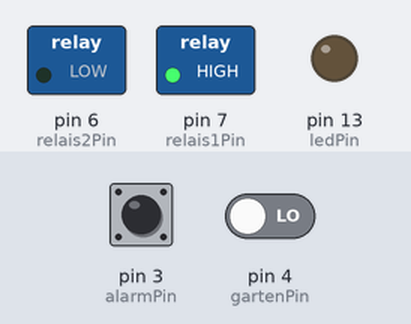
The sketch below on a simulated Arduino Uno, built with avr-gcc and run on an emulated ATmega328P. Parts: switched loads named in the sketch (green lamp = pin HIGH), output pins drawn as LEDs (lit = HIGH). The test bench sets the inputs (shaded band); at power-on: pin 3 (alarmPin) HIGH, pin 4 (gartenPin) LOW. WiFi joins after 1.5 s; servers stay silent unless stated; what the sketch prints to the serial monitor is not drawn.

Above: at 8.1 s.
At 69.6 s:
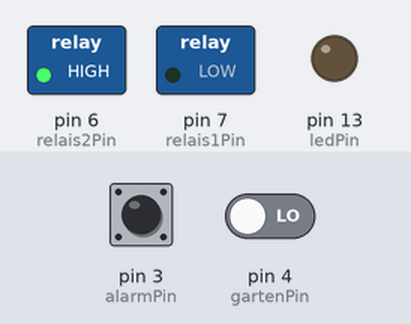
At 70.1 s:
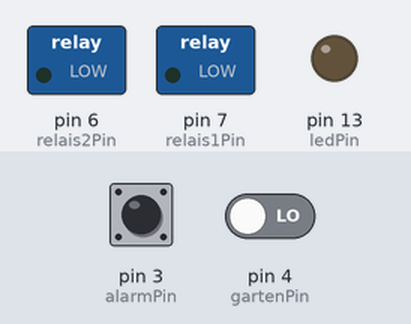
Timing chart, 0 to 71.6 s (numbered marks = the images above):
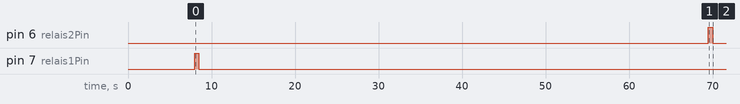

The sketch:

new_growl.pde
```cpp
#include <SPI.h>
#include <Ethernet.h>
#include <NewSoftSerial.h>

byte mac[] =     { 0xDE, 0xAD, 0xBE, 0xEF, 0xFE, 0xED };
byte ip[] =      { 192,168,0,77 };   // local Arduino IP
byte gateway[] = { 192,168,0,1 };    // IP of your gateway
byte subnet[] =  { 255,255,255,0 };   // subnet mask

byte server[] = { 62,80,29,14 }; // buero-berge.com

#define rxPin 3
#define txPin 2

#define alarmPin 3
#define gartenPin 4

const int relais1Pin = 7;
const int relais2Pin = 6;
const int ledPin =  13;      // the number of the LED pin

const int maxtries = 5;    // Anzahl der Versuche zum Webconnect
int tries = 0;


const int Gartendelay = 5;   // Verzögerung bis Gartenlicht angeht
const int Gartenlaenge = 60;   // Dauer die Gartenlicht anbleibt

const int Gartenpause = 60;   // Ruhepause nach Garten
const int Alarmpause = 300;   // Ruhepause nach Alarm


NewSoftSerial mySerial(rxPin, txPin);

// Initialize the Ethernet client library
// with the IP address and port of the server
// that you want to connect to (port 80 is default for HTTP):
Client client(server, 80);


void setup() {

  pinMode(alarmPin, INPUT);
  pinMode(gartenPin, INPUT);

  pinMode(relais1Pin, OUTPUT);      // sets the digital pin as output
  pinMode(relais2Pin, OUTPUT);      // sets the digital pin as output
  pinMode(ledPin, OUTPUT);

  delay(1000);
  mySerial.begin(9600);// set the data rate for the SoftwareSerial port

  // start the Ethernet connection:
  Ethernet.begin(mac, ip, gateway, subnet);
  // start the serial library:
  Serial.begin(9600);
  // give the Ethernet shield a second to initialize:
  delay(1000);

}

void loop()
{

 // --------------------------------------   Alarm   --------------------------------------

 if (digitalRead(alarmPin)==LOW)
    {
  tries = 0;
  do
  {
  Serial.println("connecting...");
  backlightOn();
  clearLCD();
  selectLine(1);
  mySerial.print("connecting...");

  // if you get a connection, report back via serial:
  if (client.connect()) {
    Serial.println("connected");
     selectLine(2);
     mySerial.print("connected");

    // Make a HTTP request:
    client.println("GET http://www.buero-berge.com/growlscripts/example.php/?event=Melder&app=Alarmanlage&descr=Einbruch&prior=2&user=all");
    client.println();


    while (client.available())
    {
    char c = client.read();
    Serial.print(c);

    selectLine(4);
    mySerial.print(c);
    }

  client.stop();
  tries = maxtries + 1;
  }

  else {
    // kf you didn't get a connection to the server:
    Serial.println("connection failed");

    selectLine(3);
    mySerial.print("connection failed");
    client.stop();
    tries = tries + 1;
    delay (10000);
  }

  } while (tries < maxtries);

 seconds (Alarmpause);
 }

 // --------------------------------------   Gartenmelder   --------------------------------------
 if (digitalRead(gartenPin)==LOW)
    {
   seconds (Gartendelay);
   Lichtsequenz();

  tries = 0;
  do
  {
  Serial.println("connecting...");
  backlightOn();
  clearLCD();
  selectLine(1);
  mySerial.print("connecting...");

  // if you get a connection, report back via serial:
  if (client.connect()) {
    Serial.println("connected");
     selectLine(2);
     mySerial.print("connected");

    // Make a HTTP request:
    client.println("GET http://www.buero-berge.com/growlscripts/example.php/?event=Melder&app=Alarmanlage&descr=Garten&prior=0&user=all");
    client.println();


    while (client.available())
    {
    char c = client.read();
    Serial.print(c);

    selectLine(4);
    mySerial.print(c);
    }

  client.stop();
  tries = maxtries + 1;
  }

  else {
    // kf you didn't get a connection to the server:
    Serial.println("connection failed");
    selectLine(3);
    mySerial.print("connection failed");
    client.stop();
    tries = tries + 1;
    delay (10000);
  }
 } while (tries < maxtries);

seconds (Gartenpause);

}


delay (300);

}  // loop


void Lichtsequenz()
{
  digitalWrite(relais1Pin, HIGH);
  delay (500);
  digitalWrite(relais1Pin, LOW);

  seconds (Gartenlaenge);

  digitalWrite(relais2Pin, HIGH);
  delay (500);
  digitalWrite(relais2Pin, LOW);
}


void seconds(int secs)
{
  for (int i=0; i <= secs; i++)
  {
   delay(1000);
  }
}


void selectLine(int line){  //puts the cursor at line 0 char 0.
 mySerial.print(0xFE, BYTE);   //command flag
 switch (line) {
 case 1:
  mySerial.print(128, BYTE);    //position
  break;
 case 2:
  mySerial.print(192, BYTE);    //position
  break;
 case 3:
  mySerial.print(148, BYTE);    //position
  break;
 case 4:
  mySerial.print(212, BYTE);    //position
  break;
 }
}

void clearLCD(){
  mySerial.print(0xFE, BYTE);   //command flag
  mySerial.print(0x01, BYTE);   //clear command.
}
void backlightOn(){  //turns on the backlight
  Serial.print(0x7C, BYTE);   //command flag for backlight stuff
  Serial.print(157, BYTE);    //light level.
}
void backlightOff(){  //turns off the backlight
  Serial.print(0x7C, BYTE);   //command flag for backlight stuff
  Serial.print(128, BYTE);     //light level for off.
}
void serCommand(){   //a general function to call the command flag for issuing all other commands
  Serial.print(0xFE, BYTE);
}
```

Measured:
- by itself, pin 6 (relais2Pin): LOW → HIGH at 69.5 s, → LOW 0.50 s later
- by itself, pin 7 (relais1Pin): LOW → HIGH at 8.0 s, → LOW 0.50 s later
